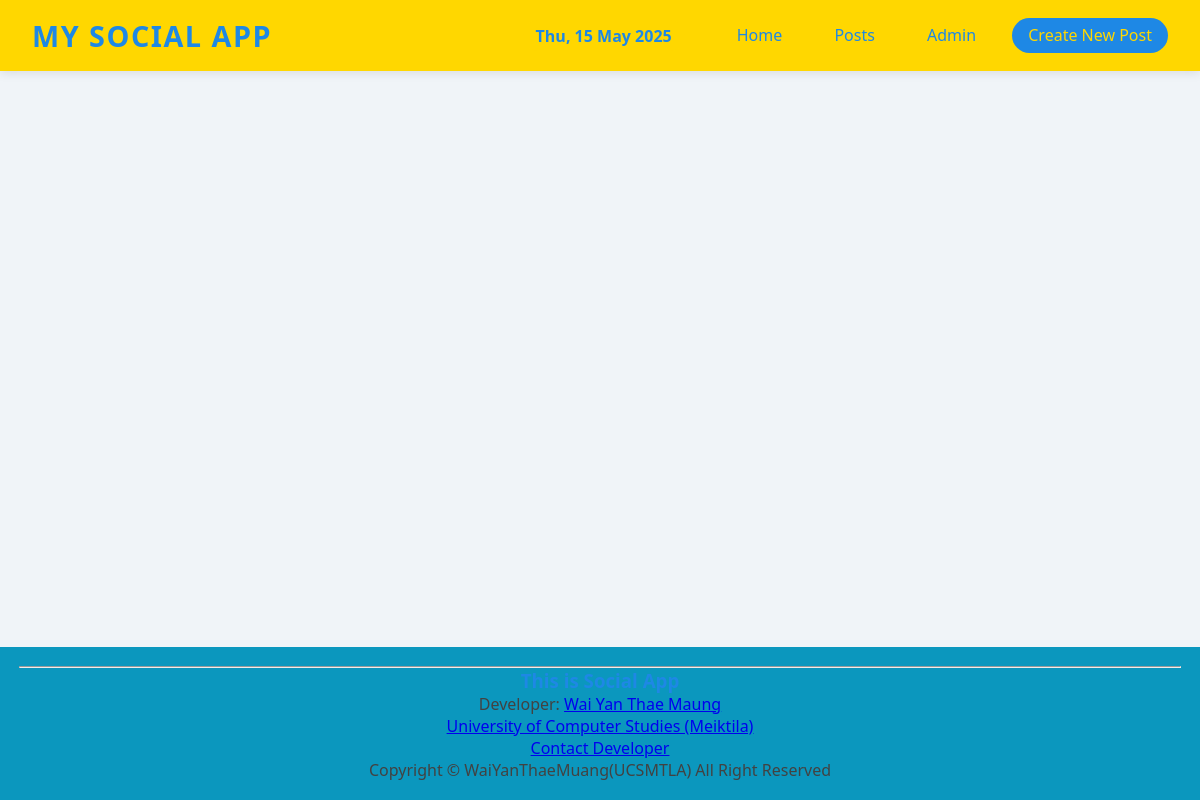
Page /postdetail/3/ on the earlier database version.
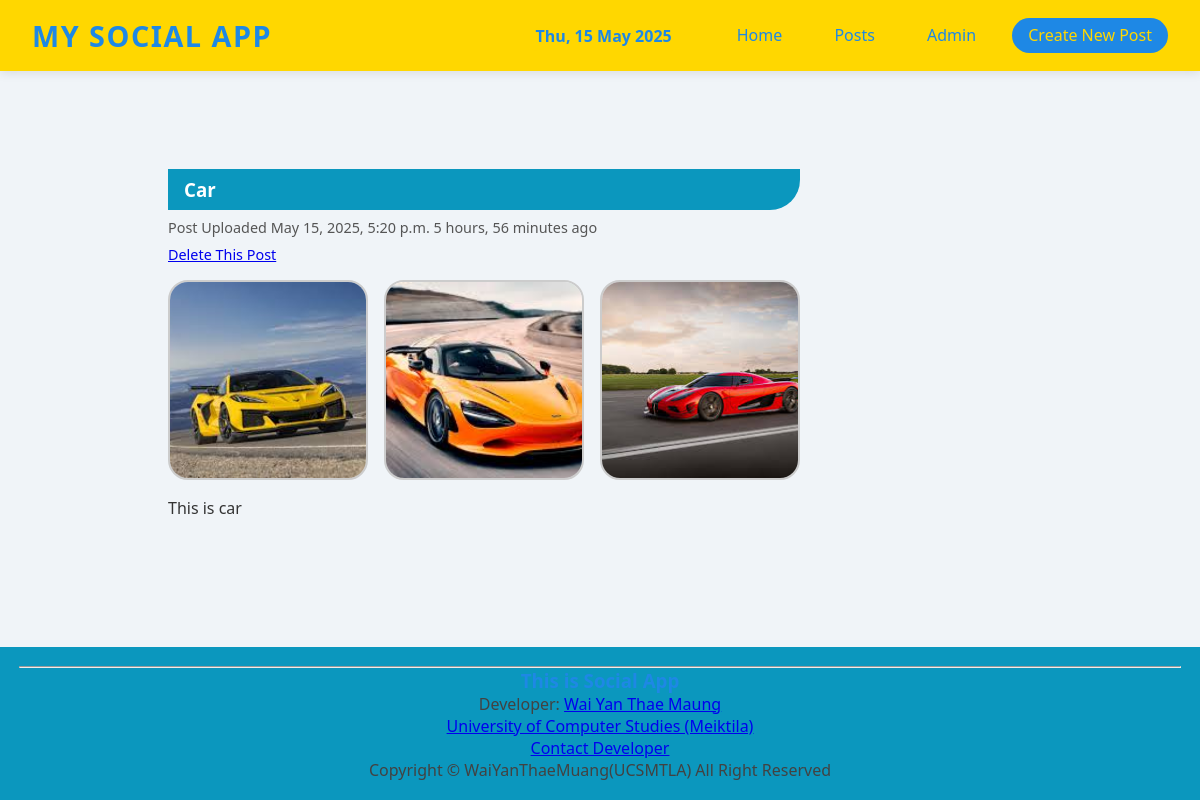
Same page on the later database version.
### social_app/models.py (models this page shows, shortened)
class post(models.Model):
    title = models.CharField()
    photo1 = models.ImageField(upload_to='photo')
    photo2 = models.ImageField(upload_to='photo',default="photo")
    photo3 = models.ImageField(upload_to='photo', default="photo")
    body = models.TextField()
    time = models.DateTimeField(auto_now_add=True)

### social_app/views.py (the view)
# urls.py: path('postdetail/<int:id>/', postdetail_view, name = 'postdetail'),
def postdetail_view(request,id):
    data = post.objects.filter(id=id)
    context = {'data':data}
    return render(request,'postdetail.html',context)

### templates/postdetail.html (shortened to what this page needs)
{% extends 'baseindex.html' %}
{% block postdetail %}
   {% for i in data %}
 <table>
        <tr>
            <td>
                <div id="tilefield">
                    <h3>{{ i.title }}</h3>
                </div>
                <div id="timefield">
                    <p>Post Uploaded {{ i.time }} {{ i.time | timesince }} ago</p>
                    <p>
                        <a href="{% url 'deletepost' i.id %}">Delete This Post</a>
                    </p>
                </div>
                <div id="photofield">
                    <img src="{{ i.photo1.url }}" alt="image" width="200px" height="200px">
                    <img src="{{ i.photo2.url }}" alt="image" width="200px" height="200px">
                    <img src="{{ i.photo3.url }}" alt="image" width="200px" height="200px">
                </div>
                <div id="bodyfield">
                    <p>{{ i.body }}</p>
                </div>
            </td>
        </tr>
    </table>
    {% endfor %}
{% endblock postdetail %}

### templates/baseindex.html (shortened to what this page needs)
{% load static %}
<!DOCTYPE html>
<html lang="en">
<head>
</head>
<body>
    <div id="nav">
        <h3>My Social App</h3>
        <div>
            <span class="current-date">{% now "D, d M Y" %}</span>
            <a href="{% url 'baseindex' %}">Home</a>
            <a href="{% url 'post' %}">Posts</a>
            <a href="/admin/">Admin</a>
            <a href="{% url 'createnewpost' %}" class="button-primary">Create New Post</a>
        </div>
    </div>
    <div id="postdetail">
        {% block postdetail %}
        {% endblock postdetail %}
    </div>
    <div id="footer">
        {% include 'footer.html' %}
    </div>
</body>
</html>

### templates/footer.html
    <div>
    <hr>
        <h3> This is Social App</h3>
        <p> Developer: <a href="mailto:waiyan1661999@gmail.com">Wai Yan Thae Maung</a></p>
        <p><a href="http://lms.ucsmtla.edu.mm/">University of Computer Studies (Meiktila) </a></p>
        <p><a href="mailto:waiyan1661999@gmail.com">Contact Developer</a></p>
        <p> Copyright &copy; WaiYanThaeMuang(UCSMTLA) All Right Reserved</p>
    </div>

### templates/baseindex.html (style rules this page uses)
* { margin: 0; padding: 0; box-sizing: border-box; font-family: 'Segoe UI', Tahoma, Geneva, Verdana, sans-serif; }
body { background-color: #f0f4f8; min-height: 100vh; display: flex; flex-direction: column; }
#nav { background-color: #FFD700; padding: 1rem 2rem; display: flex; justify-content: space-between; align-items: center; box-shadow: 0 2px 10px rgba(0, 0, 0, 0.1); position: sticky; top: 0; z-index: 100; }
#nav h3 { color: #1E88E5; font-size: 1.8rem; font-weight: 800; text-transform: uppercase; letter-spacing: 1.5px; }
#nav a { color: #1E88E5; text-decoration: none; margin-left: 1rem; font-size: 1rem; padding: 0.4rem 1rem; border-radius: 25px; transition: all 0.3s ease; font-weight: 500; }
.button-primary { background-color: #1E88E5; color: #FFD700 !important; font-weight: 700; border: none; padding: 0.6rem 1.4rem; border-radius: 25px; transition: all 0.3s ease; }
#postpage, #postdetail { width: 100%; max-width: 900px; margin: 2rem auto; padding: 0 1rem; }
#footer { background-color: #0b97be; color: #FFD700; padding: 1.2rem; text-align: center; margin-top: auto; }
.current-date { color: #1E88E5; background-color: #FFD700; padding: 0.3rem 0.8rem; border-radius: 20px; margin-right: 1rem; font-weight: 600; }
#tilefield h3 { background-color: #0b97be; color: #fff; padding: 0.5rem 1rem; border-bottom-right-radius: 30px; }
#timefield p { margin-top: 0.5rem; font-size: 0.9rem; color: #555; }
#photofield { margin: 1rem 0; display: flex; gap: 1rem; flex-wrap: wrap; }
#photofield img { width: 200px; height: 200px; object-fit: cover; border-radius: 20px; border: 2px solid #ccc; }
#bodyfield p { font-size: 1rem; color: #333; line-height: 1.6; }
h1, h2, h3, h4 { color: #1E88E5; }
p { color: #424242; }

Differences in the rows shown:
added post: title "Car", time "May 15, 2025, 5:20 p.m.", time "5 hours, 56 minutes", photo1 (picture), photo2 (picture), photo3 (picture), body "This is car"
